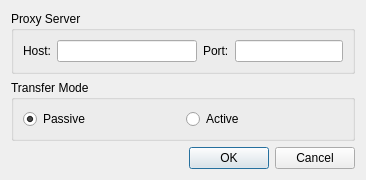
<?xml version="1.0" encoding="UTF-8"?>
<ui version="4.0">
 <class>ENSDFDownloaderSettings</class>
 <widget class="QDialog" name="ENSDFDownloaderSettings">
  <property name="geometry">
   <rect>
    <x>0</x>
    <y>0</y>
    <width>366</width>
    <height>161</height>
   </rect>
  </property>
  <property name="windowTitle">
   <string>FTP Setup</string>
  </property>
  <layout class="QVBoxLayout" name="verticalLayout">
   <item>
    <widget class="QGroupBox" name="groupBox">
     <property name="title">
      <string>Proxy Server</string>
     </property>
     <layout class="QHBoxLayout" name="horizontalLayout">
      <item>
       <widget class="QLabel" name="label">
        <property name="text">
         <string>Host:</string>
        </property>
       </widget>
      </item>
      <item>
       <widget class="QLineEdit" name="hostEdit">
        <property name="sizePolicy">
         <sizepolicy hsizetype="MinimumExpanding" vsizetype="Fixed">
          <horstretch>0</horstretch>
          <verstretch>0</verstretch>
         </sizepolicy>
        </property>
       </widget>
      </item>
      <item>
       <widget class="QLabel" name="label_2">
        <property name="text">
         <string>Port:</string>
        </property>
       </widget>
      </item>
      <item>
       <widget class="QLineEdit" name="portEdit">
        <property name="sizePolicy">
         <sizepolicy hsizetype="Preferred" vsizetype="Fixed">
          <horstretch>0</horstretch>
          <verstretch>0</verstretch>
         </sizepolicy>
        </property>
        <property name="maxLength">
         <number>5</number>
        </property>
       </widget>
      </item>
     </layout>
    </widget>
   </item>
   <item>
    <widget class="QGroupBox" name="transferGroupBox">
     <property name="title">
      <string>Transfer Mode</string>
     </property>
     <layout class="QHBoxLayout" name="horizontalLayout_2">
      <item>
       <widget class="QRadioButton" name="passiveRadio">
        <property name="text">
         <string>Passive</string>
        </property>
        <property name="checked">
         <bool>true</bool>
        </property>
       </widget>
      </item>
      <item>
       <widget class="QRadioButton" name="activeRadio">
        <property name="text">
         <string>Active</string>
        </property>
       </widget>
      </item>
     </layout>
    </widget>
   </item>
   <item>
    <layout class="QHBoxLayout" name="horizontalLayout_3">
     <item>
      <spacer name="horizontalSpacer">
       <property name="orientation">
        <enum>Qt::Horizontal</enum>
       </property>
       <property name="sizeHint" stdset="0">
        <size>
         <width>40</width>
         <height>20</height>
        </size>
       </property>
      </spacer>
     </item>
     <item>
      <widget class="QPushButton" name="okButton">
       <property name="sizePolicy">
        <sizepolicy hsizetype="Fixed" vsizetype="Fixed">
         <horstretch>0</horstretch>
         <verstretch>0</verstretch>
        </sizepolicy>
       </property>
       <property name="text">
        <string>OK</string>
       </property>
       <property name="icon">
        <iconset resource="kaihen.qrc">
         <normaloff>:/dialog-ok.png</normaloff>:/dialog-ok.png</iconset>
       </property>
      </widget>
     </item>
     <item>
      <widget class="QPushButton" name="cancelButton">
       <property name="sizePolicy">
        <sizepolicy hsizetype="Fixed" vsizetype="Fixed">
         <horstretch>0</horstretch>
         <verstretch>0</verstretch>
        </sizepolicy>
       </property>
       <property name="text">
        <string>Cancel</string>
       </property>
       <property name="icon">
        <iconset resource="kaihen.qrc">
         <normaloff>:/dialog-cancel.png</normaloff>:/dialog-cancel.png</iconset>
       </property>
      </widget>
     </item>
    </layout>
   </item>
  </layout>
 </widget>
 <resources>
  <include location="kaihen.qrc"/>
 </resources>
 <connections/>
</ui>
